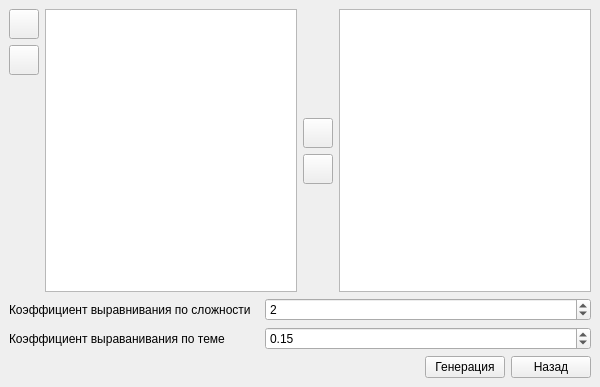
<?xml version="1.0" encoding="UTF-8"?>
<ui version="4.0">
 <class>GenerateForm</class>
 <widget class="QMainWindow" name="GenerateForm">
  <property name="geometry">
   <rect>
    <x>0</x>
    <y>0</y>
    <width>600</width>
    <height>387</height>
   </rect>
  </property>
  <property name="minimumSize">
   <size>
    <width>0</width>
    <height>0</height>
   </size>
  </property>
  <property name="windowTitle">
   <string>MainWindow</string>
  </property>
  <property name="windowIcon">
   <iconset resource="resources.qrc">
    <normaloff>:/images/icon/gen.png</normaloff>:/images/icon/gen.png</iconset>
  </property>
  <widget class="QWidget" name="centralwidget">
   <layout class="QVBoxLayout" name="verticalLayout_3">
    <item>
     <layout class="QHBoxLayout" name="horizontalLayout">
      <item>
       <layout class="QVBoxLayout" name="verticalLayout">
        <item>
         <widget class="QPushButton" name="sortUp">
          <property name="minimumSize">
           <size>
            <width>30</width>
            <height>30</height>
           </size>
          </property>
          <property name="maximumSize">
           <size>
            <width>30</width>
            <height>30</height>
           </size>
          </property>
          <property name="text">
           <string/>
          </property>
         </widget>
        </item>
        <item>
         <widget class="QPushButton" name="sortDown">
          <property name="minimumSize">
           <size>
            <width>30</width>
            <height>30</height>
           </size>
          </property>
          <property name="maximumSize">
           <size>
            <width>30</width>
            <height>30</height>
           </size>
          </property>
          <property name="text">
           <string/>
          </property>
         </widget>
        </item>
        <item>
         <spacer name="verticalSpacer_2">
          <property name="orientation">
           <enum>Qt::Vertical</enum>
          </property>
          <property name="sizeHint" stdset="0">
           <size>
            <width>20</width>
            <height>40</height>
           </size>
          </property>
         </spacer>
        </item>
       </layout>
      </item>
      <item>
       <widget class="QListView" name="listView"/>
      </item>
      <item>
       <layout class="QVBoxLayout" name="verticalLayout_2">
        <item>
         <spacer name="verticalSpacer">
          <property name="orientation">
           <enum>Qt::Vertical</enum>
          </property>
          <property name="sizeHint" stdset="0">
           <size>
            <width>20</width>
            <height>40</height>
           </size>
          </property>
         </spacer>
        </item>
        <item>
         <widget class="QPushButton" name="toLeft">
          <property name="minimumSize">
           <size>
            <width>30</width>
            <height>30</height>
           </size>
          </property>
          <property name="maximumSize">
           <size>
            <width>30</width>
            <height>30</height>
           </size>
          </property>
          <property name="text">
           <string/>
          </property>
         </widget>
        </item>
        <item>
         <widget class="QPushButton" name="toRight">
          <property name="minimumSize">
           <size>
            <width>30</width>
            <height>30</height>
           </size>
          </property>
          <property name="maximumSize">
           <size>
            <width>30</width>
            <height>30</height>
           </size>
          </property>
          <property name="text">
           <string/>
          </property>
         </widget>
        </item>
        <item>
         <spacer name="verticalSpacer_3">
          <property name="orientation">
           <enum>Qt::Vertical</enum>
          </property>
          <property name="sizeHint" stdset="0">
           <size>
            <width>20</width>
            <height>40</height>
           </size>
          </property>
         </spacer>
        </item>
       </layout>
      </item>
      <item>
       <widget class="QListView" name="QuestListView"/>
      </item>
     </layout>
    </item>
    <item>
     <layout class="QHBoxLayout" name="horizontalLayout_3">
      <item>
       <widget class="QLabel" name="levelLabel">
        <property name="sizePolicy">
         <sizepolicy hsizetype="Preferred" vsizetype="Preferred">
          <horstretch>0</horstretch>
          <verstretch>0</verstretch>
         </sizepolicy>
        </property>
        <property name="maximumSize">
         <size>
          <width>250</width>
          <height>16777215</height>
         </size>
        </property>
        <property name="toolTip">
         <string>&lt;html&gt;&lt;head/&gt;&lt;body&gt;&lt;p&gt;Коэффициент выранивания по сложности характеризует разницу между максимальной и минимальной сложностью билета (сумма сложностей вопросов в билете)&lt;/p&gt;&lt;p&gt;Например при значении 0 не допускается чтобы сложность всех билетов разнилась, т.е. все билеты должны получится одной сложности.&lt;/p&gt;&lt;p&gt;При значении 2 допускается чтобы разница между максимальной и минимальной сложностью билетов была равна 2.&lt;/p&gt;&lt;p&gt;Значения от 0 до бесконечности&lt;/p&gt;&lt;/body&gt;&lt;/html&gt;</string>
        </property>
        <property name="text">
         <string>Коэффициент выравнивания по сложности</string>
        </property>
       </widget>
      </item>
      <item>
       <widget class="QSpinBox" name="levelRate">
        <property name="sizePolicy">
         <sizepolicy hsizetype="Minimum" vsizetype="Fixed">
          <horstretch>0</horstretch>
          <verstretch>0</verstretch>
         </sizepolicy>
        </property>
        <property name="value">
         <number>2</number>
        </property>
       </widget>
      </item>
     </layout>
    </item>
    <item>
     <layout class="QHBoxLayout" name="horizontalLayout_4">
      <item>
       <widget class="QLabel" name="topicLabel">
        <property name="sizePolicy">
         <sizepolicy hsizetype="Preferred" vsizetype="Preferred">
          <horstretch>0</horstretch>
          <verstretch>0</verstretch>
         </sizepolicy>
        </property>
        <property name="maximumSize">
         <size>
          <width>250</width>
          <height>16777215</height>
         </size>
        </property>
        <property name="toolTip">
         <string>&lt;html&gt;&lt;head/&gt;&lt;body&gt;&lt;p&gt;Коэффициент выранивания по теме характеризует отношение потовряющихся тем вопросов в билете ко всем вопросам в билете.&lt;/p&gt;&lt;p&gt;Например при значении 0 не допускается чтобы темы в билетах повторялись, т.е. в билете все вопросы с уникальной для билета темой.&lt;/p&gt;&lt;p&gt;С ростом коэффициента растет вероятность получения билетов с одинаковыми темами вопросов.&lt;/p&gt;&lt;p&gt;Значения от 0 до 1.&lt;/p&gt;&lt;/body&gt;&lt;/html&gt;</string>
        </property>
        <property name="text">
         <string>Коэффициент выраванивания по теме</string>
        </property>
       </widget>
      </item>
      <item>
       <widget class="QDoubleSpinBox" name="topicRate">
        <property name="maximum">
         <double>1.000000000000000</double>
        </property>
        <property name="singleStep">
         <double>0.010000000000000</double>
        </property>
        <property name="value">
         <double>0.150000000000000</double>
        </property>
       </widget>
      </item>
     </layout>
    </item>
    <item>
     <layout class="QHBoxLayout" name="horizontalLayout_2">
      <item>
       <spacer name="horizontalSpacer">
        <property name="orientation">
         <enum>Qt::Horizontal</enum>
        </property>
        <property name="sizeHint" stdset="0">
         <size>
          <width>40</width>
          <height>20</height>
         </size>
        </property>
       </spacer>
      </item>
      <item>
       <widget class="QPushButton" name="generate">
        <property name="text">
         <string>Генерация</string>
        </property>
       </widget>
      </item>
      <item>
       <widget class="QPushButton" name="backForm">
        <property name="text">
         <string>Назад</string>
        </property>
       </widget>
      </item>
     </layout>
    </item>
   </layout>
  </widget>
  <widget class="QMenuBar" name="menubar">
   <property name="geometry">
    <rect>
     <x>0</x>
     <y>0</y>
     <width>600</width>
     <height>21</height>
    </rect>
   </property>
  </widget>
 </widget>
 <resources>
  <include location="resources.qrc"/>
 </resources>
 <connections/>
</ui>
